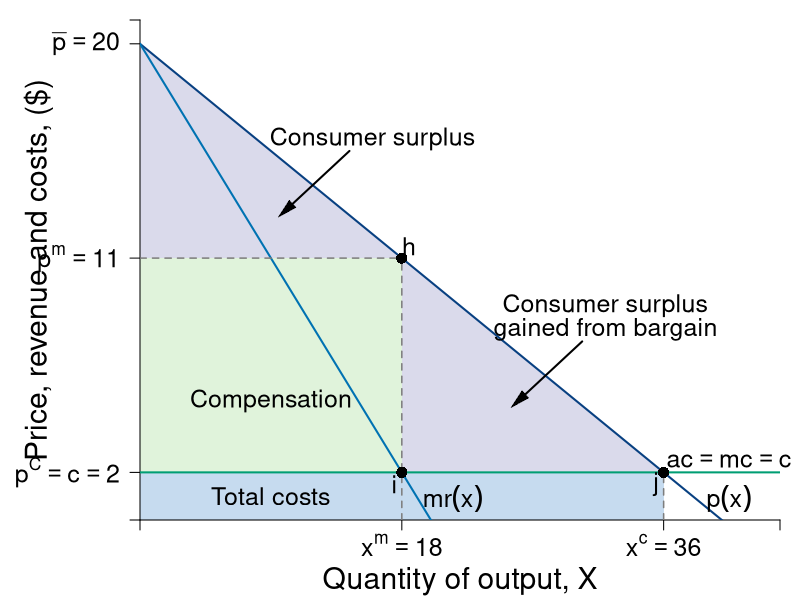

This figure's R source:
#Graph Designer: Simon Halliday
#Authors: Bowles, Foley and Halliday
#Title: Coordination, Conflict and Competition: A Text in Microeconomics

require(shape)
pdf(file = "competitionmarkets/monopolist_competition_comp.pdf", width = 9, height = 7)

#Set parameters for graphics
pointsize <- 1.8
axislabelsize <- 1.8
labelsize <- 1.5
namesize <- 1.8
annotatesize <- 1.5
graphlinewidth <- 2
segmentlinewidth <- 1.5

COL <- c("#7fc97f", "#beaed4", "#fdc086", "#ffff99", "#386cb0", "#f0027f", "#bf5b17", "#666666")
COLA <- c("#e0f3db", "#99d8c9","#66c2a4","#41ae76", "#238b45", "#005824")
COLB <- c("#c6dbef", "#4eb3d3", "#2b8cbe", "#0868ac","#084081")
COLC <- c("#fcfbfd", "#efedf5", "#dadaeb", "#bcbddc", "#9e9ac8", "#807dba", "#6a51a3", "#54278f", "#3f007d")
grays <- gray.colors(25, start = 1, end = 0)
CBCols <- c("#009E73","#0072B2","#E69F00","#CC79A7", "#F0E442")

#Edited the margins to cater for the larger LHS labels
par(mar =  c(4, 7, 1, 1))

AvgRevenue <- function(x, rmax = 20, xmax = 40){
  rmax - (rmax/xmax)*x
}

MRevenue <- function(x, rmax = 20, xmax = 40){
  rmax - 2*(rmax/xmax)*x
}

AvgCost <- function(x, c0 = 2, c1 = 4){
  c0/x + c1
}

xlims <- c(0, 44)
ylims <- c(0, 21)

npts <- 501 
x <- seq(xlims[1], xlims[2], length.out = npts)
y <- seq(ylims[1], ylims[2], length.out = npts) 
a <- c(13, 16.75, 19.25)

plot(0, 0, xlim = xlims, ylim = ylims, type = "n",
     xlab = expression(paste("")),
     ylab = expression(paste("")), 
     xaxt = "n", 
     yaxt = "n", 
     cex.lab = axislabelsize, 
     bty = "n",
     xaxs="i", 
     yaxs="i")

# ticksy <- seq(from = ylims[1], to = ylims[2], by = 1)
# ylabels <- seq(from = ylims[1], to = ylims[2], by = 1)
# ticksx <- seq(from = xlims[1], to = xlims[2], by = 1)
# xlabels <- seq(from = xlims[1], to = xlims[2], by = 1)
ticksy <- c(0, 2, AvgRevenue(x = 18), 20, ylims[2])
#ylabels <- c(NA, expression(paste(p,"*", phantom())), expression(paste(p^{m})), expression(paste(bar(p))))
ylabels <- c(NA, expression(paste(p^C==c, phantom()== 2)), expression(paste(p^{m}==11)), expression(paste(bar(p)==20)), NA)
ticksx <- c(0, 18, 36, xlims[2])
#xlabels <- c(NA, expression(paste(x^{m})), expression(paste(x^{c})), NA)
xlabels <- c(NA, expression(paste(x^{m} == 18)), expression(paste(x^{c}==36)), NA)

npts <- 500 
xx1 <- seq(xlims[1], xlims[2], length.out = npts)
xx3 <- seq(2, 6, length.out = npts)

#Draw the polygon for profit
xpoly1 <- c(0, 18, 18, 0, 0)
ypoly1 <- c(2, 2, AvgRevenue(x = 18), AvgRevenue(x = 18), 18)
polygon(x = xpoly1, y = ypoly1, col=COLA[1], density=NULL, border = NA)

#Draw the polygon for costs
xpoly2 <- c(0, 36, 36, 0, 0)
ypoly2 <- c(0, 0, 2, 2, 2)
polygon(x = xpoly2, y = ypoly2, col=COLB[1], density=NULL, border = NA)

#Draw the polygon for deadweight loss
xpoly3 <- c(18, 18, 36, 18)
ypoly3 <- c(2, AvgRevenue(x = 18), 2, 2)
polygon(x = xpoly3, y = ypoly3, col=COLC[3], density=NULL, border = NA)

#Draw the polygon for consumer surplus
xpoly4 <- c(0, 18, 0, 0)
ypoly4 <- c(AvgRevenue(18), AvgRevenue(18), 20, AvgRevenue(18))
polygon(x = xpoly4, y = ypoly4, col=COLC[3], density=NULL, border = NA)

axis(1, at = ticksx, pos = 0, labels = xlabels, cex.axis = labelsize)
axis(2, at = ticksy, pos = 0, labels = ylabels, las = 1, cex.axis = labelsize)

#lines(xx1, bcA(xx1, w = 10, p = 1.5), col = COLB[3], lwd = graphlinewidth)
lines(xx1, AvgRevenue(xx1, rmax = 20, xmax = 40), col = COLB[5], lwd = graphlinewidth)
lines(xx1, MRevenue(xx1, rmax = 20, xmax = 40), col = CBCols[2], lwd = graphlinewidth)
#lines(xx1, AvgCost(xx1, c0 = 2, c1 = 4), col = COLA[5], lwd = graphlinewidth)

#Label the axes
mtext(expression(paste("Quantity of output, ", X)), side=1, line = 3, cex = axislabelsize)
text(-7, 0.5*ylims[2], expression(paste("Price, revenue and costs, ($)")), xpd = TRUE, cex = axislabelsize, srt = 90) 

#Label curves
text(40.5, 2.5, expression(paste(ac == mc, phantom() == c)), cex = labelsize, xpd = TRUE)
text(40.5, 0.9, expression(paste(p(x))), cex = labelsize)
text(21.5, 0.9, expression(paste(mr(x))), cex = labelsize)


#Draw segments for total costs
segments(0, AvgRevenue(x = 18), 18, AvgRevenue(x = 18), lty = 2, col = grays[20] , lwd = segmentlinewidth)
segments(18, 0, 18, AvgRevenue(x = 18), lty = 2, col = grays[20] , lwd = segmentlinewidth)

#Marginal costs
segments(0, 2, xlims[2], 2, lty = 1, col = CBCols[1] , lwd = graphlinewidth)

#Segment for many firms comparison
segments(36, 0, 36, 2, lty = 2, col = grays[20] , lwd = segmentlinewidth)

#Label Points for comparison
points(18, MRevenue(x = 18), pch = 16, col = "black", cex = 1.5)
text(18 -0.5, MRevenue(x = 18) - 0.5, expression(i), cex = labelsize)

points(18, AvgRevenue(x = 18), pch = 16, col = "black", cex = 1.5)
text(18 + 0.5, AvgRevenue(x = 18) + 0.5, expression(h), cex = labelsize)

#Label Points for comparison
points(36, AvgRevenue(x = 36), pch = 16, col = "black", cex = 1.5)
text(36 -0.5, AvgRevenue(x = 36) - 0.5, expression(j), cex = labelsize)

# Arrow to Consumer surplus
text(16, 16, expression(paste("Consumer surplus")), cex = labelsize)
Arrows(14.4, 15.5, 10, 13, col = "black", lty = 1, lwd = 2, arr.type = "triangle", arr.lwd = 0.5)

text(32, 9, expression(paste("Consumer surplus")), cex = labelsize)
text(32, 8, expression(paste("gained from bargain")), cex = labelsize)
Arrows(30.4, 7.5, 26, 5, col = "black", lty = 1, lwd = 2, arr.type = "triangle", arr.lwd = 0.5)


#Labels cost and profit areas
text(9, 1, expression("Total costs"), cex = labelsize)
text(9, 5, expression("Compensation"), cex = labelsize)
#text(9, 4, expression("profit"), cex = labelsize)

# text(24, 5, expression(paste("Deadweight")), cex = labelsize)
# text(24, 4, expression(paste("loss")), cex = labelsize)

#text(9, 7, expression(paste(dwl(x) == frac(1,2)*(p^{m} - c)*(x^{c} - x^{m}))), cex = labelsize)
#Arrows(7.4, 6.5, 5.4, 5, col = "black", lty = 1, lwd = 2, arr.type = "triangle", arr.lwd = 0.5)



dev.off()
